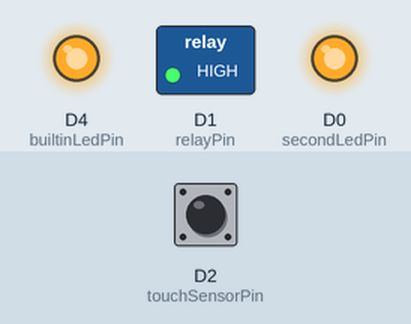
Simulated run of this sketch. Board: ESP8266 (NodeMCU). On the bench: switched loads named in the sketch (green lamp = pin HIGH), output pins drawn as LEDs (lit = HIGH). The test bench sets the inputs (shaded band); at power-on: D2 (touchSensorPin) LOW.

Above: at 1.2 s.
1.3 s: D2 (touchSensorPin) driven HIGH
At 2.9 s:
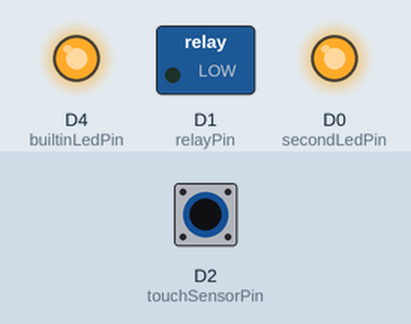
3.2 s: D2 (touchSensorPin) pulsed LOW 2 times (0.12 s each, 0.3 s apart)
At 4.0 s:
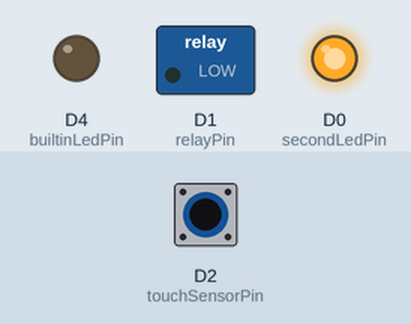
Timing chart, 0 to 6.2 s (numbered marks = the images above; inputs shaded):
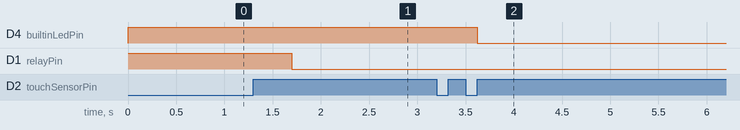

The sketch:

ESP8266_Pump_TouchV303R.ino
```cpp
const int touchSensorPin = D2; // The pin where touch sensor is connected
const int relayPin = D1; // The pin where relay is connected
const int builtinLedPin = LED_BUILTIN; // Built-in LED on NodeMCU
const int secondLedPin = D0; // Second LED pin, please modify according to your wiring

unsigned long lastTouchTime = 0; // When the touch sensor was last touched
unsigned long touchStartTime = 0; // When the current touch started
unsigned long debounceDelay = 500; // Delay to debounce the touch sensor
unsigned long doubleTapInterval = 400; // How long to wait for a second tap
unsigned long touchInterruptTime = 2000; // How long to touch to interrupt the pump
unsigned long fewMinutes = 300000; // 60*1000 minutes in milliseconds
unsigned long fewSeconds = 10000; // 5*1000 seconds in milliseconds

bool lastState = LOW; // Last state of the touch sensor
int tapCount = 0; // How many times the sensor has been tapped

enum Mode {
  OFF,
  FEW_SECONDS,
  FEW_MINUTES
};

Mode currentMode = OFF;

void setup() {
  pinMode(touchSensorPin, INPUT);
  pinMode(relayPin, OUTPUT);
  pinMode(builtinLedPin, OUTPUT);
  pinMode(secondLedPin, OUTPUT);
  digitalWrite(relayPin, HIGH); // Relay is off at start
  digitalWrite(builtinLedPin, HIGH); // Built-in LED is off at start
  digitalWrite(secondLedPin, HIGH); // Second LED is off at start
}

void loop() {
  bool currentState = digitalRead(touchSensorPin);

  if (lastState == LOW && currentState == HIGH) {
    // The touch sensor has just been touched
    touchStartTime = millis();

    if (touchStartTime - lastTouchTime < debounceDelay) {
      // The sensor has been double tapped
      tapCount++;
    } else {
      tapCount = 1; // reset tap count for new sequence
    }

    lastTouchTime = touchStartTime;
  } else if (lastState == HIGH && currentState == LOW) {
    // The touch sensor has just been released
    if (millis() - touchStartTime >= touchInterruptTime) {
      // The sensor was touched for 2 seconds or longer
      digitalWrite(relayPin, HIGH); // turn relay OFF
      digitalWrite(builtinLedPin, HIGH); // turn built-in LED OFF
      digitalWrite(secondLedPin, LOW); // turn second LED ON to signal cancellation
      //delay(1000); // wait for a second for the user to notice the cancellation LED

      currentMode = OFF;
      tapCount = 0; // reset tap count
    }
  }

  if (tapCount == 1 && millis() - lastTouchTime >= doubleTapInterval) {
    // It's a single tap, as no second tap occurred within the doubleTapInterval
    currentMode = FEW_SECONDS;
    digitalWrite(relayPin, LOW); // turn relay ON
    digitalWrite(builtinLedPin, HIGH);
    digitalWrite(secondLedPin, HIGH); // turn second LED OFF to signal cancellation
    tapCount = 0; // reset tap count

  } else if (tapCount == 2) {
    // It's a double tap
    currentMode = FEW_MINUTES;
    digitalWrite(relayPin, LOW); // turn relay ON
    digitalWrite(builtinLedPin, LOW); // turn built-in LED ON to signal one-minute mode
    digitalWrite(secondLedPin, HIGH); // turn second LED OFF to signal cancellation
    tapCount = 0; // reset tap count
  }

  if (currentMode == FEW_SECONDS && millis() - lastTouchTime >= fewSeconds) {
    // FEW seconds have passed since the single tap
    digitalWrite(relayPin, HIGH); // turn relay OFF
    digitalWrite(builtinLedPin, HIGH); // turn built-in LED OFF
    digitalWrite(secondLedPin, HIGH); // turn second LED OFF after cancellation signal


    currentMode = OFF;
  } else if (currentMode == FEW_MINUTES && millis() - lastTouchTime >= fewMinutes) {
    // FEW minute has passed since the double tap
    digitalWrite(relayPin, HIGH); // turn relay OFF
    digitalWrite(builtinLedPin, HIGH); // turn built-in LED OFF
    digitalWrite(secondLedPin, HIGH); // turn second LED OFF after cancellation signal


    currentMode = OFF;
  }

  lastState = currentState;
}
```

Measured:
- after the input at 1.3 s, D1 (relayPin): HIGH → LOW after 0.40 s
- after the input at 3.2 s, D4 (builtinLedPin): HIGH → LOW after 0.42 s
